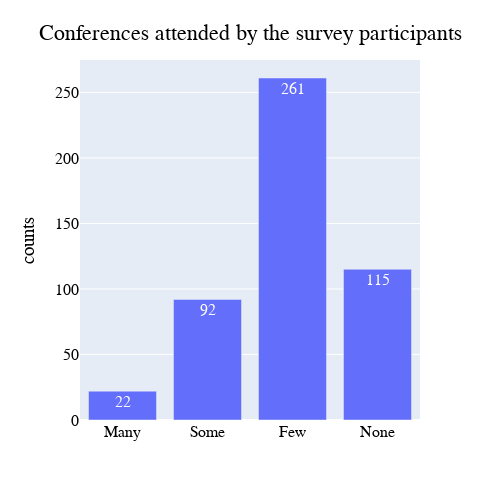

The code cell stored with this chart in its notebook:
### Markdown cell above
### Number of conferences attended by the participants

### Code cell
barchart_vertical(data["Number of conferences/workshops attended"], title='Conferences attended by the survey participants', order_of_axes=['Many','Some','Few','None'])

### Figure 1 — Plotly figure (JSON) as saved in the notebook; plotly's stock layout.template omitted (floating-point values rounded to 4 significant figures)
{"data": [{"alignmentgroup": "True", "hovertemplate": "=%{x}<br>counts=%{y}<extra></extra>", "legendgroup": "", "marker": {"color": "#636efa", "pattern": {"shape": ""}}, "name": "", "offsetgroup": "", "orientation": "v", "showlegend": false, "textposition": "auto", "texttemplate": "%{y}", "type": "bar", "x": ["Many", "Some", "Few", "None"], "xaxis": "x", "y": [22, 92, 261, 115], "yaxis": "y"}], "layout": {"barmode": "relative", "font": {"color": "Black", "family": "Helvetica", "size": 16}, "height": 500, "legend": {"font": {"color": "Black", "size": 16}, "title": {"font": {"family": "Helvetica"}}, "tracegroupgap": 0}, "margin": {"t": 60}, "title": {"text": "Conferences attended by the survey participants", "x": 0.5, "y": 0.95}, "width": 500, "xaxis": {"anchor": "y", "categoryarray": ["Many", "Some", "Few", "None"], "categoryorder": "array", "domain": [0, 1], "title": {"text": ""}}, "yaxis": {"anchor": "x", "domain": [0, 1], "title": {"text": "counts"}}}}
